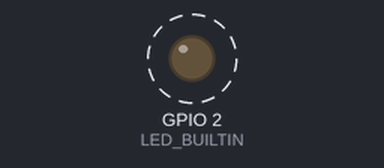
Bench run of a program on a simulated ESP8266 (NodeMCU). Parts: output pins drawn as LEDs (lit = HIGH, except the on-board LED, lit = LOW). Dashed ring = blinking. What the program prints to the serial monitor is not drawn.

Above: at 5.5 s.
Timing chart, 0 to 9.6 s (numbered marks = the images above):
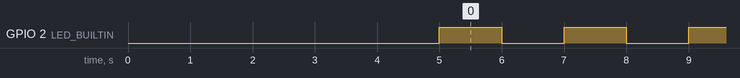

The program:

main.cpp
```cpp
#include <Arduino.h>

/**
 * @brief Initializes serial communication and configures the built-in LED pin.
 *
 * This function sets up the serial port at 115200 baud, waits for 3 seconds,
 * prints setup messages to the serial monitor, and sets the built-in LED pin
 * as an output for further use.
 */
void setup() {
  Serial.begin(115200);
  delay(5000);
  Serial.println("");
  Serial.println("Setup...");
#if defined(ARDUINO_AVR_UNO)
  Serial.println("Board: Arduino UNO");
#elif defined(ARDUINO_ESP8266_WEMOS_D1MINI)
  Serial.println("Board: Wemos D1 Mini");
#elif defined(ARDUINO_ESP8266_ADAFRUIT_HUZZAH)
  Serial.println("Board: Adafruit Feather HUZZAH");
#elif defined(ARDUINO_LOLIN_D32)
  Serial.println("Board: Lolin D32");
#elif defined(ARDUINO_RASPBERRY_PI_PICO_W)
  Serial.println("Board: Raspberry Pi PicoW");
#else
  Serial.println("Board: Unknown");
#endif

  pinMode(LED_BUILTIN, OUTPUT);
}

/**
 * @brief Main loop function for toggling the built-in LED and printing status.
 *
 * This function alternately turns the built-in LED on and off every second.
 * After each cycle, it prints "Loop..." to the serial monitor.
 * Intended for use in microcontroller environments such as Arduino.
 */
void loop() {
  digitalWrite(LED_BUILTIN, HIGH);
  delay(1000);
  digitalWrite(LED_BUILTIN, LOW);
  delay(1000);
  Serial.println("Loop...");
}
```

Measured:
- by itself, GPIO 2 (LED_BUILTIN): alternates HIGH for 1.0 s and LOW for 1.0 s
